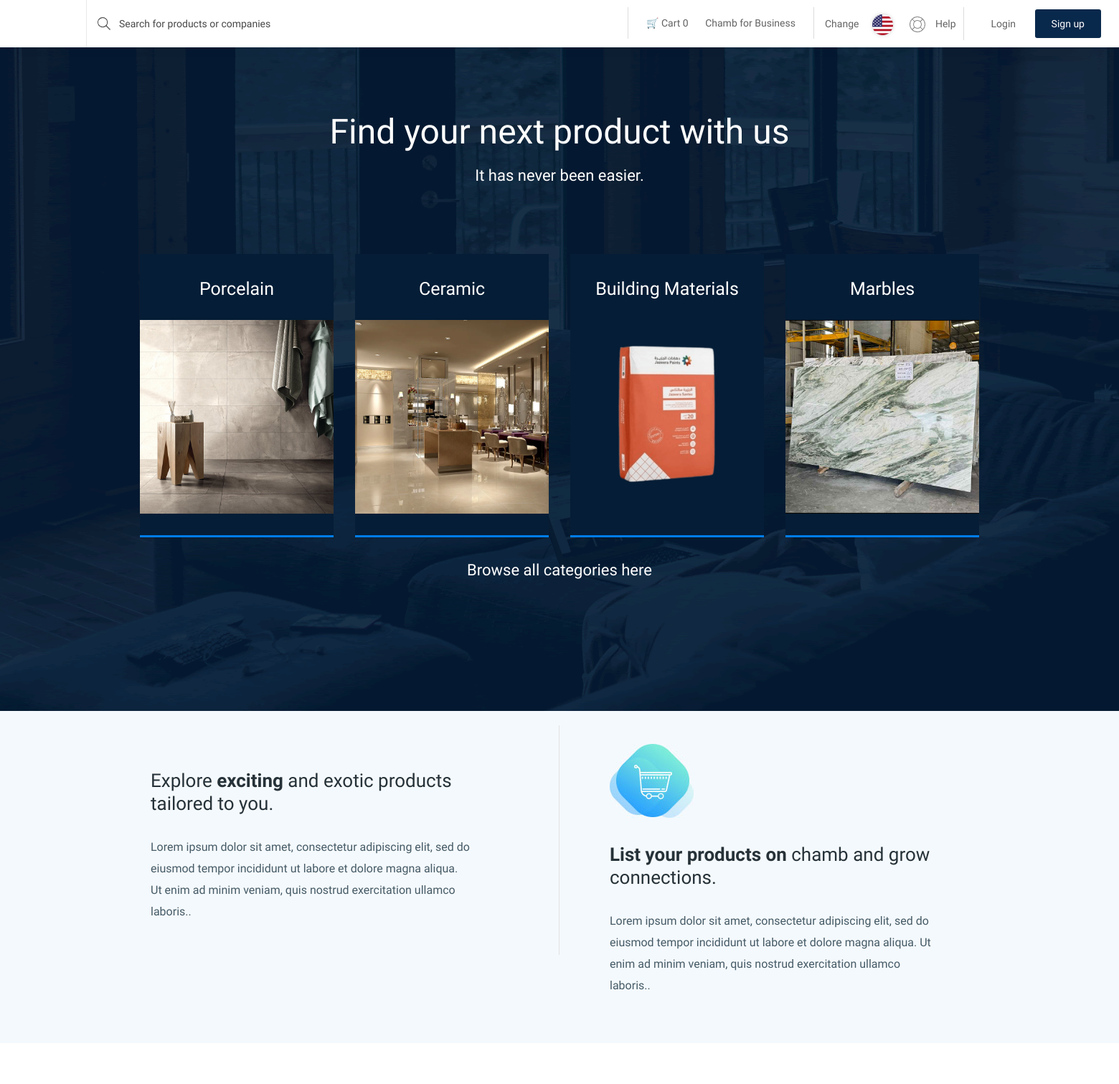
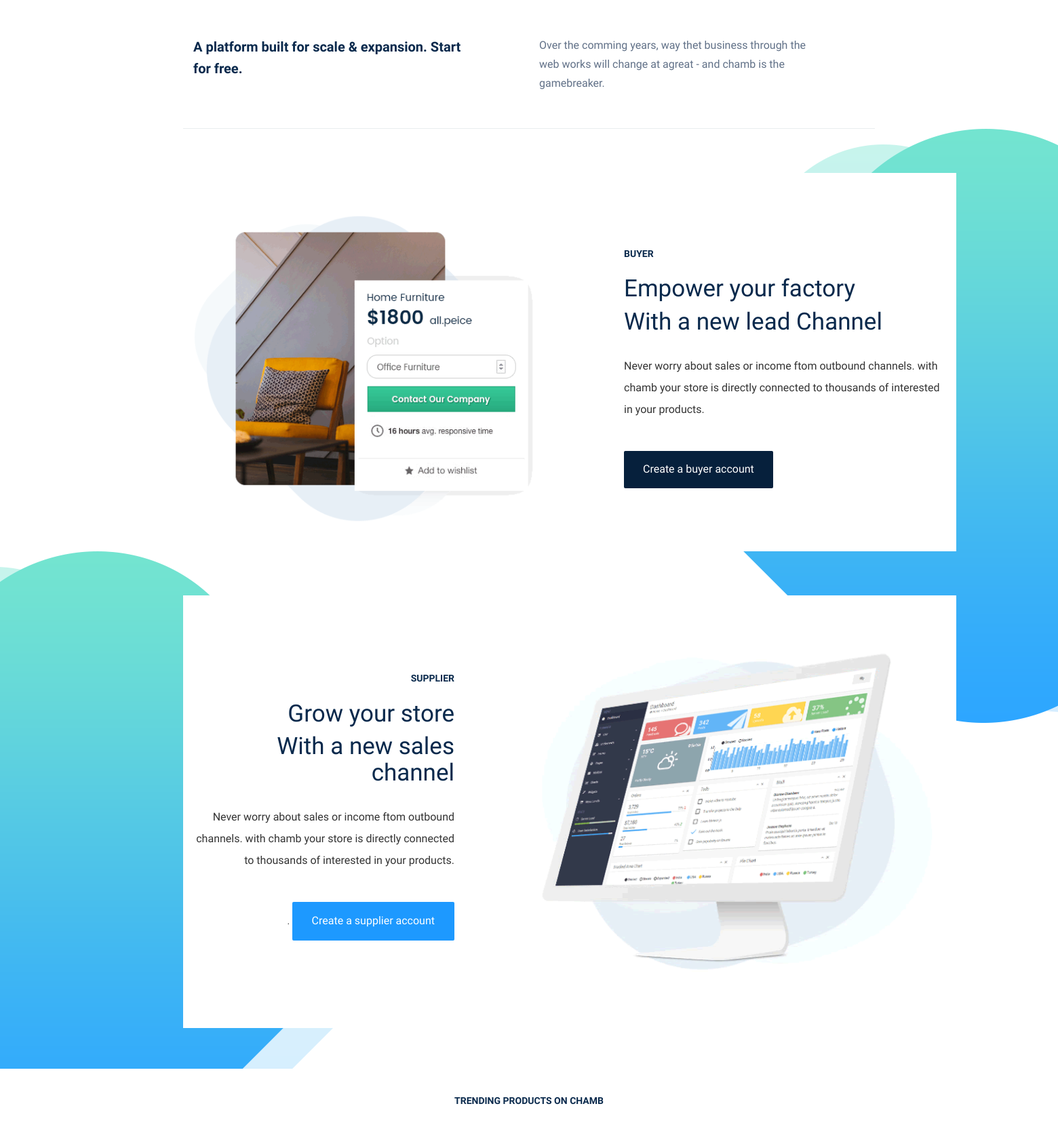
The page / (upper part) on the database its author committed (2 pictures, top to bottom).
### app/models.py (models this page shows, shortened)
class Category(models.Model):
    name = models.CharField(max_length=100)
    image = models.ImageField(upload_to='categories/', blank=True, null=True)
    description = models.TextField(blank=True, null=True)
    slug = models.SlugField(max_length=100, unique=True, blank=True)
    created_at = models.DateTimeField(auto_now_add=True)
    status = models.BooleanField(default=True)

### app/views.py (the view)
# urls.py: path("", views.index, name="index"),
def index(request):
    categoties = Category.objects.all()
    products = Product.objects.all()
    context = {
        'products': products,
        'categories': categoties
    }
    return render(request, 'app/index.html', context)

### cart/cart.py (called while the page is built)
def cart_total_quantity(request):
    return {
        "cart_total_quantity": request.session.get("cart_total_quantity", 0)
    }

### templates/app/index.html (shortened to what this page needs)
{% extends 'base.html' %}
{% load static %}
{% block content %}
<div class="main-product">
   <div class="container">
      <div class="row clearfix">
         <div  class="find-box"  >
            <h1>Find your next product with us</h1>
            <h4>It has never been easier.</h4>
         </div>
      </div>
      <div class="row clearfix">
         <div class="row">
            {% for category in categories %}
            <div class="col-lg-3 col-sm-6 col-md-3">
                  <a href="{% url 'category' category.slug %}">
                     <div class="box-img">
                        <h4>{{ category.name }}</h4>
                        <img src="
                        {% if category.image %}
                           {{ category.image.url }}
                        {% endif %}"
                        alt="{{ category.name }}" />
                     </div>
                  </a>
            </div>
            {% endfor %}
         </div>
         <div class="categories_link">
            <a href="#">Browse all categories here</a>
         </div>
      </div>
   </div>
</div>
{% endblock %}

### static/css/style.css (style rules this page uses)
body { font-family: 'Raleway', sans-serif; font-weight: 400; margin: 0px; overflow-x: hidden; padding: 0px; }
h1, h2, h3, h4, h5 { margin: 0 }
h1, h2, h3, h4, h5, h6 { margin: 0px; padding: 0px; }
a, a:hover, a:focus { -webkit-text-decoration: none; -moz-text-decoration: none; -ms-text-decoration: none; -o-text-decoration: none; text-decoration: none; transition: ease all 0.5s; }
img { max-width: 100%; height: auto; }
.main-product { background-color: #09284b; background-image: url('../images/bg_main.png'); padding-bottom: 180px; background-position: center center; }
.find-box { max-width: 780px; margin: 0 auto; width: 100%; padding: 92px 0px 75px 0px; }
.find-box h1 { font-family: 'Raleway', sans-serif; font-weight: 500; color: #fff; font-size: 48px; text-align: center; padding-bottom: 22px; }
.find-box h4 { font-family: 'Raleway', sans-serif; font-weight: 300; color: #fff; font-size: 22px; text-align: center; padding-bottom: 22px; }
.box-img { background: #051d36; text-align: center; padding-bottom: 30px; min-height: 280px; margin-bottom: 30px; position: relative; border-bottom: solid #007dea 3px; transition: ease all 0.5s; }
.box-img h4 { color: #fff; padding-top: 35px; padding-bottom: 30px; font-size: 25px; font-weight: 500; transition: all 0.3s ease 0s; letter-spacing: 0px; }
.categories_link { text-align: center; clear: both; }
.categories_link a { color: #fff; font-size: 22px; font-weight: 300; }

### rows shown on the page
Category: name "Porcelain", image (picture)
Category: name "Ceramic", image+name (picture)
Category: name "Building Materials", image (picture)
Category: name "Marbles", image (picture)

### other values the page prints
{{ request.session.cart_total_quantity|default:0 }} "0"
